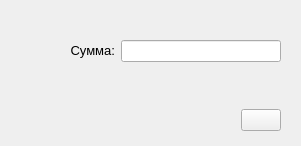
<?xml version="1.0" encoding="UTF-8"?>
<ui version="4.0">
 <class>dialog</class>
 <widget class="Dialog" name="dialog">
  <property name="windowModality">
   <enum>Qt::ApplicationModal</enum>
  </property>
  <property name="geometry">
   <rect>
    <x>0</x>
    <y>0</y>
    <width>301</width>
    <height>146</height>
   </rect>
  </property>
  <property name="windowTitle">
   <string>Сумма возврата продажи</string>
  </property>
  <widget class="QWidget" name="gridLayoutWidget">
   <property name="geometry">
    <rect>
     <x>70</x>
     <y>40</y>
     <width>211</width>
     <height>91</height>
    </rect>
   </property>
   <layout class="QGridLayout" name="gridLayout">
    <item row="1" column="1">
     <layout class="QVBoxLayout" name="verticalLayout_2">
      <item>
       <spacer name="verticalSpacer">
        <property name="orientation">
         <enum>Qt::Vertical</enum>
        </property>
        <property name="sizeHint" stdset="0">
         <size>
          <width>20</width>
          <height>40</height>
         </size>
        </property>
       </spacer>
      </item>
      <item>
       <layout class="QHBoxLayout" name="horizontalLayout">
        <item>
         <spacer name="horizontalSpacer">
          <property name="orientation">
           <enum>Qt::Horizontal</enum>
          </property>
          <property name="sizeHint" stdset="0">
           <size>
            <width>40</width>
            <height>20</height>
           </size>
          </property>
         </spacer>
        </item>
        <item>
         <widget class="QPushButton" name="buttonOk">
          <property name="sizePolicy">
           <sizepolicy hsizetype="Fixed" vsizetype="Fixed">
            <horstretch>0</horstretch>
            <verstretch>0</verstretch>
           </sizepolicy>
          </property>
          <property name="focusPolicy">
           <enum>Qt::NoFocus</enum>
          </property>
          <property name="text">
           <string/>
          </property>
          <property name="icon">
           <iconset>
            <normaloff>../../resources/ok.png</normaloff>../../resources/ok.png</iconset>
          </property>
         </widget>
        </item>
       </layout>
      </item>
     </layout>
    </item>
    <item row="0" column="0">
     <widget class="QLabel" name="label">
      <property name="sizePolicy">
       <sizepolicy hsizetype="Fixed" vsizetype="Fixed">
        <horstretch>0</horstretch>
        <verstretch>0</verstretch>
       </sizepolicy>
      </property>
      <property name="font">
       <font>
        <pointsize>10</pointsize>
       </font>
      </property>
      <property name="text">
       <string>Сумма:</string>
      </property>
      <property name="alignment">
       <set>Qt::AlignRight|Qt::AlignTrailing|Qt::AlignVCenter</set>
      </property>
     </widget>
    </item>
    <item row="0" column="1">
     <widget class="QLineEdit" name="lineEditSum">
      <property name="inputMask">
       <string>XXXXXXXXX ; </string>
      </property>
      <property name="text">
       <string> </string>
      </property>
     </widget>
    </item>
   </layout>
  </widget>
 </widget>
 <customwidgets>
  <customwidget>
   <class>Dialog</class>
   <extends>QDialog</extends>
   <header>dialog.h</header>
   <container>1</container>
  </customwidget>
 </customwidgets>
 <resources/>
 <connections/>
</ui>
